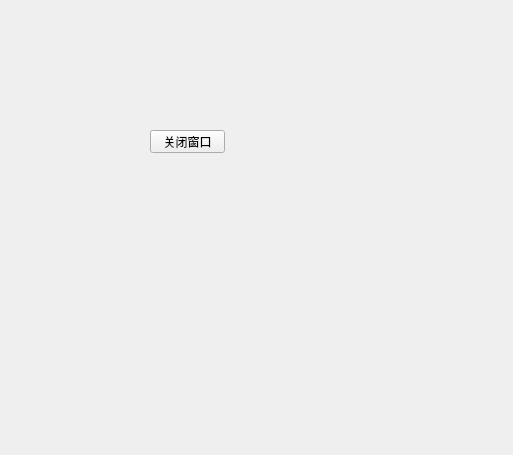
<?xml version="1.0" encoding="UTF-8"?>
<ui version="4.0">
 <class>Form</class>
 <widget class="QWidget" name="Form">
  <property name="geometry">
   <rect>
    <x>0</x>
    <y>0</y>
    <width>513</width>
    <height>455</height>
   </rect>
  </property>
  <property name="windowTitle">
   <string>Form</string>
  </property>
  <widget class="QPushButton" name="closeWinBtn">
   <property name="geometry">
    <rect>
     <x>150</x>
     <y>130</y>
     <width>75</width>
     <height>23</height>
    </rect>
   </property>
   <property name="text">
    <string>关闭窗口</string>
   </property>
  </widget>
 </widget>
 <resources/>
 <connections>
  <connection>
   <sender>closeWinBtn</sender>
   <signal>clicked()</signal>
   <receiver>Form</receiver>
   <slot>close()</slot>
   <hints>
    <hint type="sourcelabel">
     <x>181</x>
     <y>135</y>
    </hint>
    <hint type="destinationlabel">
     <x>189</x>
     <y>216</y>
    </hint>
   </hints>
  </connection>
 </connections>
</ui>
